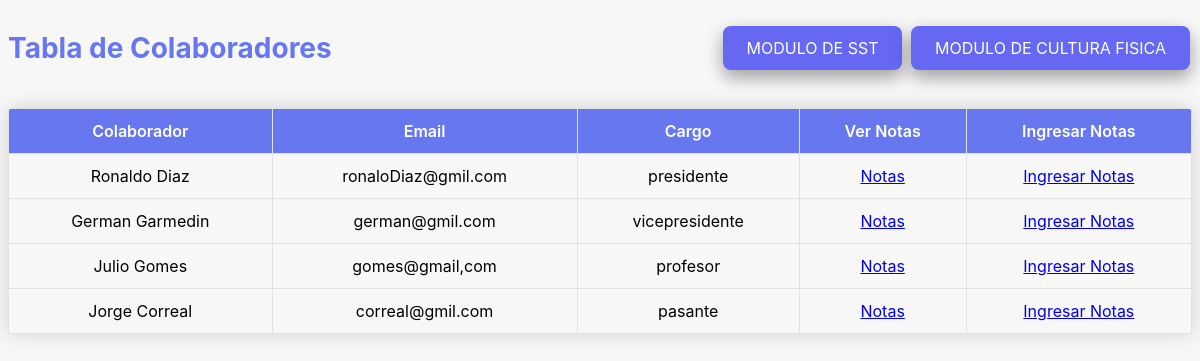
Screenshot of /tablaColaboradores.php (signed in) with the database file from the repository.
### tables this page shows
CREATE TABLE `colaboradores` (
  `colaboradorID` int(11) NOT NULL,
  `nombre` varchar(50) NOT NULL,
  `email` varchar(50) NOT NULL,
  `cargo` varchar(50) NOT NULL
);

### tablaColaboradores.php (the view, shortened to what this page needs)
<?php
$servername = "localhost";
$username = "root";
$password = "";
$dbname = "prouebatecnica";
$conn = new mysqli($servername, $username, $password, $dbname);
$sql = "SELECT * FROM colaboradores";
$result = $conn->query($sql);
?>
<!DOCTYPE html>
<html>
<head>
  <link rel="stylesheet" href="estilos.css">
</head>
<body>
  <div class="betewen">
    <h2>Tabla de Colaboradores</h2>
    <div>
      <a href="SST.php" class="btn_praimary">MODULO DE SST</a>
      <a href="cultura_fisica.php" class="btn_praimary">MODULO DE CULTURA FISICA</a>
    </div>
  </div>
<table>
  <tr>
    <th>Colaborador</th>
    <th>Email</th>
    <th>Cargo</th>
    <th>Ver Notas</th>
    <th>Ingresar Notas</th>
  </tr>
  <?php
  while($row = $result->fetch_assoc()){ ?>
        <tr>
          <td><?php echo $row['nombre']; ?></td>
          <td><?php echo $row['email']; ?></td>
          <td><?php echo $row['cargo']; ?></td>
          <td><a href="verNotas.php?colaborador_id=<?php echo $row['colaboradorID']?>">Notas</a></td>
          <td><a href="ingresarNotas.php?colaborador_ID=<?php echo $row['colaboradorID']?>">Ingresar Notas</a></td>
        </tr>
        <?php
      }
    ?>
  </table>
  </body>
</html>

### estilos.css (style rules this page uses)
body { font-family: Inter, Avenir, Helvetica, Arial, sans-serif; font-synthesis: none; text-rendering: optimizeLegibility; background-color: #f7f7f7; -webkit-font-smoothing: antialiased; -moz-osx-font-smoothing: grayscale; -webkit-text-size-adjust: 100%; }
.betewen { display: flex; align-items: center; justify-content: space-between; }
.btn_praimary { background-color: #6668f3; border: none; color: white; padding: 12px 24px; text-align: center; border-radius: 8px; text-decoration: none; display: inline-block; font-size: 16px; margin: 4px 2px; cursor: pointer; -webkit-transition-duration: 0.4s; transition-duration: 0.4s; box-shadow: 0 8px 16px 0 rgba(0, 0, 0, 0.2), 0 6px 20px 0 rgba(0, 0, 0, 0.19); }
table { border-collapse: collapse; width: 100%; margin: 20px 0; font-size: 1em; min-width: 400px; border-radius: 5px 5px 0 0; overflow: hidden; box-shadow: 0 0 20px rgba(0, 0, 0, 0.15); }
table th, table td { padding: 12px 15px; text-align: center; border: 1px solid #dee2e6; }
table th { background-color: #6777ef; color: #fff; font-weight: 600; }
table tr:nth-child(even) { background-color: #f8f8f8; }
h2 { text-align: center; color: #6777ef; font-size: 28px; font-weight: bold; }

### rows the page displays
colaboradores: nombre "Ronaldo Diaz", email "ronaloDiaz@gmil.com", cargo "presidente"
colaboradores: nombre "German Garmedin", email "german@gmil.com", cargo "vicepresidente"
colaboradores: nombre "Julio Gomes", email "gomes@gmail,com", cargo "profesor"
colaboradores: nombre "Jorge Correal", email "correal@gmil.com", cargo "pasante"
